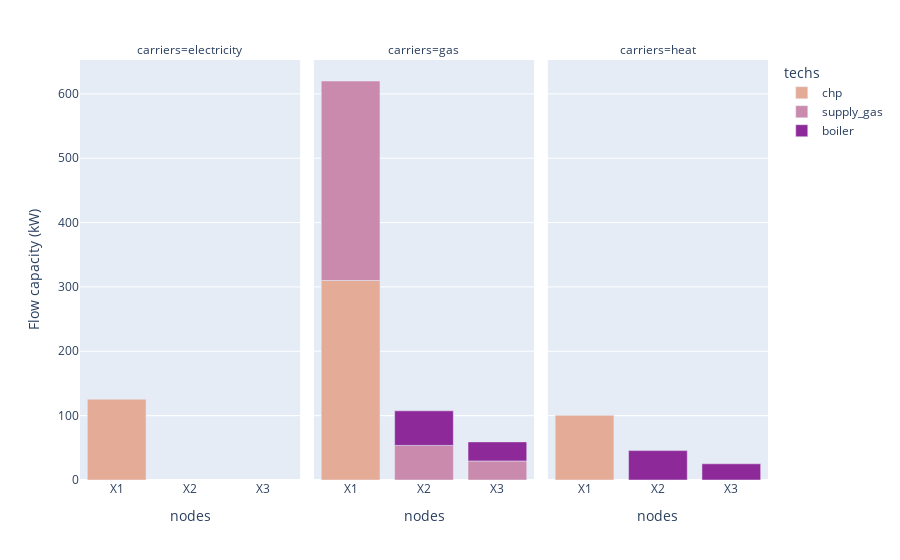

Notebook code cell kept with this figure:
### Code cell
df_capacity = (
    model.results.flow_cap.where(
        ~model.inputs.base_tech.str.contains("demand|transmission")
    )
    .to_series()
    .where(lambda x: x != 0)
    .dropna()
    .to_frame("Flow capacity (kW)")
    .reset_index()
)

print(df_capacity.head())

fig = px.bar(
    df_capacity,
    x="nodes",
    y="Flow capacity (kW)",
    color="techs",
    facet_col="carriers",
    color_discrete_map=colors,
)
fig.show()

### Figure 1 — Plotly figure (JSON) as saved in the notebook; plotly's stock layout.template omitted (floating-point values rounded to 4 significant figures)
{"data": [{"hovertemplate": "techs=chp<br>carriers=electricity<br>nodes=%{x}<br>Flow capacity (kW)=%{y}<extra></extra>", "legendgroup": "chp", "marker": {"color": "#E4AB97", "pattern": {"shape": ""}}, "name": "chp", "orientation": "v", "showlegend": true, "textposition": "auto", "type": "bar", "x": ["X1"], "xaxis": "x", "y": [125.5], "yaxis": "y"}, {"hovertemplate": "techs=chp<br>carriers=gas<br>nodes=%{x}<br>Flow capacity (kW)=%{y}<extra></extra>", "legendgroup": "chp", "marker": {"color": "#E4AB97", "pattern": {"shape": ""}}, "name": "chp", "orientation": "v", "showlegend": false, "textposition": "auto", "type": "bar", "x": ["X1"], "xaxis": "x2", "y": [310.0], "yaxis": "y2"}, {"hovertemplate": "techs=chp<br>carriers=heat<br>nodes=%{x}<br>Flow capacity (kW)=%{y}<extra></extra>", "legendgroup": "chp", "marker": {"color": "#E4AB97", "pattern": {"shape": ""}}, "name": "chp", "orientation": "v", "showlegend": false, "textposition": "auto", "type": "bar", "x": ["X1"], "xaxis": "x3", "y": [100.4], "yaxis": "y3"}, {"hovertemplate": "techs=supply_gas<br>carriers=gas<br>nodes=%{x}<br>Flow capacity (kW)=%{y}<extra></extra>", "legendgroup": "supply_gas", "marker": {"color": "#C98AAD", "pattern": {"shape": ""}}, "name": "supply_gas", "orientation": "v", "showlegend": true, "textposition": "auto", "type": "bar", "x": ["X1", "X2", "X3"], "xaxis": "x2", "y": [310.0, 53.73, 29.62], "yaxis": "y2"}, {"hovertemplate": "techs=boiler<br>carriers=gas<br>nodes=%{x}<br>Flow capacity (kW)=%{y}<extra></extra>", "legendgroup": "boiler", "marker": {"color": "#8E2999", "pattern": {"shape": ""}}, "name": "boiler", "orientation": "v", "showlegend": true, "textposition": "auto", "type": "bar", "x": ["X2", "X3"], "xaxis": "x2", "y": [53.73, 29.62], "yaxis": "y2"}, {"hovertemplate": "techs=boiler<br>carriers=heat<br>nodes=%{x}<br>Flow capacity (kW)=%{y}<extra></extra>", "legendgroup": "boiler", "marker": {"color": "#8E2999", "pattern": {"shape": ""}}, "name": "boiler", "orientation": "v", "showlegend": false, "textposition": "auto", "type": "bar", "x": ["X2", "X3"], "xaxis": "x3", "y": [45.67, 25.17], "yaxis": "y3"}], "layout": {"annotations": [{"font": {}, "showarrow": false, "text": "carriers=electricity", "x": 0.16, "xanchor": "center", "xref": "paper", "y": 1, "yanchor": "bottom", "yref": "paper"}, {"font": {}, "showarrow": false, "text": "carriers=gas", "x": 0.5, "xanchor": "center", "xref": "paper", "y": 1, "yanchor": "bottom", "yref": "paper"}, {"font": {}, "showarrow": false, "text": "carriers=heat", "x": 0.84, "xanchor": "center", "xref": "paper", "y": 1, "yanchor": "bottom", "yref": "paper"}], "barmode": "relative", "legend": {"title": {"text": "techs"}, "tracegroupgap": 0}, "margin": {"t": 60}, "xaxis": {"anchor": "y", "domain": [0, 0.32], "title": {"text": "nodes"}}, "xaxis2": {"anchor": "y2", "domain": [0.34, 0.66], "matches": "x", "title": {"text": "nodes"}}, "xaxis3": {"anchor": "y3", "domain": [0.68, 1.0], "matches": "x", "title": {"text": "nodes"}}, "yaxis": {"anchor": "x", "domain": [0, 1], "title": {"text": "Flow capacity (kW)"}}, "yaxis2": {"anchor": "x2", "domain": [0, 1], "matches": "y", "showticklabels": false}, "yaxis3": {"anchor": "x3", "domain": [0, 1], "matches": "y", "showticklabels": false}}}
